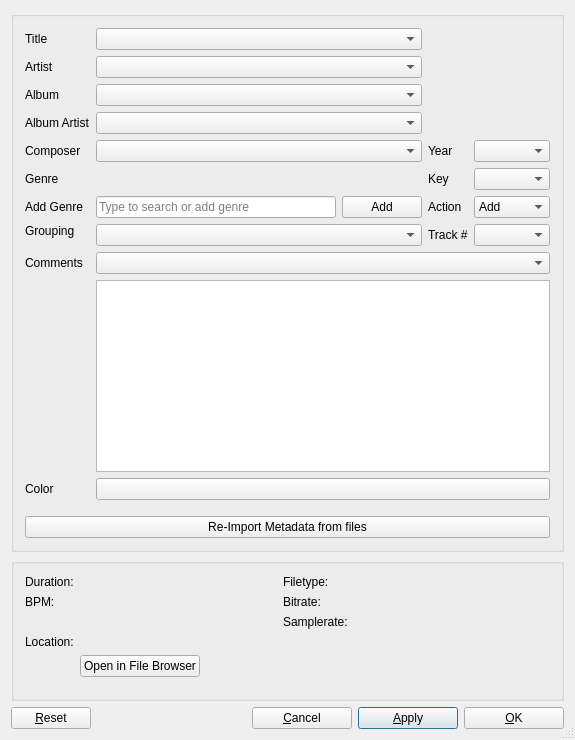
<?xml version="1.0" encoding="UTF-8"?>
<ui version="4.0">
 <class>DlgTrackInfoMulti</class>
 <widget class="QDialog" name="DlgTrackInfoMulti">
  <property name="geometry">
   <rect>
    <x>0</x>
    <y>0</y>
    <width>575</width>
    <height>642</height>
   </rect>
  </property>
  <property name="sizePolicy">
   <sizepolicy hsizetype="Preferred" vsizetype="Preferred">
    <horstretch>0</horstretch>
    <verstretch>0</verstretch>
   </sizepolicy>
  </property>
  <property name="windowTitle">
   <string>Track Editor</string>
  </property>
  <property name="toolTip">
   <string/>
  </property>
  <property name="sizeGripEnabled">
   <bool>true</bool>
  </property>
  <layout class="QVBoxLayout" name="main_layout">

   <item>
    <widget class="QGroupBox" name="tags_groupBox">
     <property name="sizePolicy">
      <sizepolicy hsizetype="Ignored" vsizetype="Preferred">
       <horstretch>0</horstretch>
       <verstretch>0</verstretch>
      </sizepolicy>
     </property>
     <layout class="QGridLayout" name="tags_layout" columnstretch="0,10,0,0">

      <item row="0" column="0">
       <widget class="QLabel" name="lblTitle">
        <property name="sizePolicy">
         <sizepolicy hsizetype="Preferred" vsizetype="Preferred">
          <horstretch>0</horstretch>
          <verstretch>0</verstretch>
         </sizepolicy>
        </property>
        <property name="font">
         <font>
          <italic>false</italic>
         </font>
        </property>
        <property name="text">
         <string>Title</string>
        </property>
        <property name="alignment">
         <set>Qt::AlignLeading|Qt::AlignLeft|Qt::AlignVCenter</set>
        </property>
       </widget>
      </item>
      <item row="0" column="1">
       <widget class="QComboBox" name="txtTitle">
        <property name="sizePolicy">
         <sizepolicy hsizetype="MinimumExpanding" vsizetype="Fixed">
          <horstretch>0</horstretch>
          <verstretch>0</verstretch>
         </sizepolicy>
        </property>
        <property name="minimumSize">
         <size>
          <width>0</width>
          <height>0</height>
         </size>
        </property>
       </widget>
      </item>

      <item row="0" column="2" rowspan="3" colspan="2">
       <widget class="QWidget" name="coverWidget" native="true">
        <property name="sizePolicy">
         <sizepolicy hsizetype="Preferred" vsizetype="Preferred">
          <horstretch>0</horstretch>
          <verstretch>0</verstretch>
         </sizepolicy>
        </property>
        <layout class="QHBoxLayout" name="coverLayout">
         <property name="spacing">
          <number>0</number>
         </property>
         <property name="sizeConstraint">
          <enum>QLayout::SetDefaultConstraint</enum>
         </property>
        </layout>
       </widget>
      </item>

      <item row="1" column="0">
       <widget class="QLabel" name="lblArtist">
        <property name="sizePolicy">
         <sizepolicy hsizetype="Preferred" vsizetype="Preferred">
          <horstretch>0</horstretch>
          <verstretch>0</verstretch>
         </sizepolicy>
        </property>
        <property name="text">
         <string>Artist</string>
        </property>
        <property name="alignment">
         <set>Qt::AlignLeading|Qt::AlignLeft|Qt::AlignVCenter</set>
        </property>
       </widget>
      </item>
      <item row="1" column="1">
       <widget class="QComboBox" name="txtArtist">
        <property name="sizePolicy">
         <sizepolicy hsizetype="MinimumExpanding" vsizetype="Fixed">
          <horstretch>0</horstretch>
          <verstretch>0</verstretch>
         </sizepolicy>
        </property>
        <property name="minimumSize">
         <size>
          <width>0</width>
          <height>0</height>
         </size>
        </property>
       </widget>
      </item>

      <item row="2" column="0">
       <widget class="QLabel" name="lblAlbum">
        <property name="sizePolicy">
         <sizepolicy hsizetype="Preferred" vsizetype="Preferred">
          <horstretch>0</horstretch>
          <verstretch>0</verstretch>
         </sizepolicy>
        </property>
        <property name="text">
         <string>Album</string>
        </property>
        <property name="alignment">
         <set>Qt::AlignLeading|Qt::AlignLeft|Qt::AlignVCenter</set>
        </property>
       </widget>
      </item>
      <item row="2" column="1">
       <widget class="QComboBox" name="txtAlbum">
        <property name="sizePolicy">
         <sizepolicy hsizetype="MinimumExpanding" vsizetype="Fixed">
          <horstretch>0</horstretch>
          <verstretch>0</verstretch>
         </sizepolicy>
        </property>
        <property name="minimumSize">
         <size>
          <width>0</width>
          <height>0</height>
         </size>
        </property>
       </widget>
      </item>

      <item row="3" column="0">
       <widget class="QLabel" name="lblAlbumArtist">
        <property name="sizePolicy">
         <sizepolicy hsizetype="Preferred" vsizetype="Preferred">
          <horstretch>0</horstretch>
          <verstretch>0</verstretch>
         </sizepolicy>
        </property>
        <property name="text">
         <string>Album Artist</string>
        </property>
        <property name="alignment">
         <set>Qt::AlignLeading|Qt::AlignLeft|Qt::AlignVCenter</set>
        </property>
       </widget>
      </item>
      <item row="3" column="1">
       <widget class="QComboBox" name="txtAlbumArtist">
        <property name="sizePolicy">
         <sizepolicy hsizetype="MinimumExpanding" vsizetype="Fixed">
          <horstretch>0</horstretch>
          <verstretch>0</verstretch>
         </sizepolicy>
        </property>
        <property name="minimumSize">
         <size>
          <width>0</width>
          <height>0</height>
         </size>
        </property>
       </widget>
      </item>

      <item row="3" column="2" colspan="2">
       <widget class="QWidget" name="starsWidget" native="true">
        <property name="sizePolicy">
         <sizepolicy hsizetype="Preferred" vsizetype="Preferred">
          <horstretch>0</horstretch>
          <verstretch>0</verstretch>
         </sizepolicy>
        </property>
        <layout class="QHBoxLayout" name="starsLayout">
         <property name="spacing">
          <number>0</number>
         </property>
         <property name="sizeConstraint">
          <enum>QLayout::SetDefaultConstraint</enum>
         </property>
        </layout>
       </widget>
      </item>

      <item row="4" column="0">
       <widget class="QLabel" name="lblComposer">
        <property name="text">
         <string>Composer</string>
        </property>
        <property name="alignment">
         <set>Qt::AlignLeading|Qt::AlignLeft|Qt::AlignVCenter</set>
        </property>
       </widget>
      </item>
      <item row="4" column="1">
       <widget class="QComboBox" name="txtComposer">
        <property name="sizePolicy">
         <sizepolicy hsizetype="MinimumExpanding" vsizetype="Fixed">
          <horstretch>0</horstretch>
          <verstretch>0</verstretch>
         </sizepolicy>
        </property>
        <property name="minimumSize">
         <size>
          <width>0</width>
          <height>0</height>
         </size>
        </property>
       </widget>
      </item>

      <item row="4" column="2">
       <widget class="QLabel" name="lblYear">
        <property name="text">
         <string>Year</string>
        </property>
        <property name="alignment">
         <set>Qt::AlignLeading|Qt::AlignLeft|Qt::AlignVCenter</set>
        </property>
       </widget>
      </item>
      <item row="4" column="3">
       <widget class="QComboBox" name="txtYear">
        <property name="sizePolicy">
         <sizepolicy hsizetype="Expanding" vsizetype="Fixed">
          <horstretch>0</horstretch>
          <verstretch>0</verstretch>
         </sizepolicy>
        </property>
       </widget>
      </item>

      <item row="5" column="0">
       <widget class="QLabel" name="lblGenre">
        <property name="text">
         <string>Genre</string>
        </property>
        <property name="alignment">
         <set>Qt::AlignLeading|Qt::AlignLeft|Qt::AlignVCenter</set>
        </property>
       </widget>
      </item>
      <item row="5" column="1">
       <!--<widget class="QComboBox" name="txtGenre">-->
        <widget class="QWidget" name="txtGenre">
        <property name="sizePolicy">
         <sizepolicy hsizetype="MinimumExpanding" vsizetype="Fixed">
          <horstretch>0</horstretch>
          <verstretch>0</verstretch>
         </sizepolicy>
        </property>
        <property name="minimumSize">
         <size>
          <width>0</width>
          <height>0</height>
         </size>
        </property>
       </widget>
      </item>

      <item row="5" column="2">
       <widget class="QLabel" name="lblKey">
        <property name="text">
         <string>Key</string>
        </property>
        <property name="alignment">
         <set>Qt::AlignLeading|Qt::AlignLeft|Qt::AlignVCenter</set>
        </property>
       </widget>
      </item>
      <item row="5" column="3">
       <widget class="QComboBox" name="txtKey">
        <property name="sizePolicy">
         <sizepolicy hsizetype="Expanding" vsizetype="Fixed">
          <horstretch>0</horstretch>
          <verstretch>0</verstretch>
         </sizepolicy>
        </property>
        <property name="minimumSize">
         <size>
          <width>0</width>
          <height>0</height>
         </size>
        </property>
       </widget>
      </item>

       <item row="6" column="0">
         <widget class="QLabel" name="labelGenreSelector">
           <property name="text">
             <string>Add Genre</string>
           </property>
         </widget>
       </item>
       <item row="6" column="1">
         <layout class="QHBoxLayout" name="genreSelectorLayout">
           <item>
             <widget class="QLineEdit" name="genreSelectorEdit">
               <property name="placeholderText">
                 <string>Type to search or add genre</string>
               </property>
             </widget>
           </item>
           <item>
             <widget class="QPushButton" name="genreAddButton">
               <property name="text">
                 <string>Add</string>
               </property>
             </widget>
           </item>
         </layout>
       </item>

       <item row="6" column="2">
         <widget class="QLabel" name="lblGenreAction">
           <property name="text">
             <string>Action</string>
           </property>
           <property name="alignment">
             <set>Qt::AlignLeading|Qt::AlignLeft|Qt::AlignVCenter</set>
           </property>
         </widget>
       </item>
       <item row="6" column="3">
         <widget class="QComboBox" name="genreActionModeBox">
           <property name="toolTip">
             <string>Choose whether to add the selected genre(s) to the genre of all selected tracks or to replace the genre(s) of all selected tracks with the current selection. </string>
           </property>
           <property name="sizePolicy">
             <sizepolicy hsizetype="Expanding" vsizetype="Fixed">
               <horstretch>0</horstretch>
               <verstretch>0</verstretch>
             </sizepolicy>
           </property>
           <property name="minimumSize">
             <size>
               <width>0</width>
               <height>0</height>
             </size>
           </property>
           <item>
             <property name="text">
               <string>Add</string>
             </property>
           </item>
           <item>
             <property name="text">
               <string>Replace</string>
             </property>
           </item>
         </widget>
       </item>


       <item row="7" column="0">
       <widget class="QLabel" name="lblGrouping">
        <property name="text">
         <string>Grouping</string>
        </property>
        <property name="alignment">
         <set>Qt::AlignLeading|Qt::AlignLeft|Qt::AlignTop</set>
        </property>
       </widget>
      </item>
      <item row="7" column="1">
       <widget class="QComboBox" name="txtGrouping">
        <property name="sizePolicy">
         <sizepolicy hsizetype="MinimumExpanding" vsizetype="Fixed">
          <horstretch>0</horstretch>
          <verstretch>0</verstretch>
         </sizepolicy>
        </property>
        <property name="minimumSize">
         <size>
          <width>0</width>
          <height>0</height>
         </size>
        </property>
       </widget>
      </item>

      <item row="7" column="2">
       <widget class="QLabel" name="lblTrackNumber">
        <property name="text">
         <string>Track #</string>
        </property>
        <property name="alignment">
         <set>Qt::AlignLeading|Qt::AlignLeft|Qt::AlignVCenter</set>
        </property>
       </widget>
      </item>
      <item row="7" column="3">
       <widget class="QComboBox" name="txtTrackNumber">
        <property name="sizePolicy">
         <sizepolicy hsizetype="Expanding" vsizetype="Fixed">
          <horstretch>0</horstretch>
          <verstretch>0</verstretch>
         </sizepolicy>
        </property>
        <property name="minimumSize">
         <size>
          <width>0</width>
          <height>0</height>
         </size>
        </property>
       </widget>
      </item>

      <item row="8" column="0">
       <widget class="QLabel" name="lblTrackComment">
        <property name="text">
         <string>Comments</string>
        </property>
        <property name="alignment">
         <set>Qt::AlignLeading|Qt::AlignLeft|Qt::AlignVCenter</set>
        </property>
       </widget>
      </item>
      <item row="8" column="1" colspan="3">
       <widget class="QComboBox" name="txtCommentBox">
        <property name="sizePolicy">
         <sizepolicy hsizetype="MinimumExpanding" vsizetype="Fixed">
          <horstretch>0</horstretch>
          <verstretch>0</verstretch>
         </sizepolicy>
        </property>
        <property name="minimumSize">
         <size>
          <width>0</width>
          <height>0</height>
         </size>
        </property>
       </widget>
      </item>
      <item row="9" column="1" colspan="3">
       <widget class="QPlainTextEdit" name="txtComment">
        <property name="sizePolicy">
         <sizepolicy hsizetype="MinimumExpanding" vsizetype="Fixed">
          <horstretch>0</horstretch>
          <verstretch>0</verstretch>
         </sizepolicy>
        </property>
        <property name="tabChangesFocus">
         <bool>true</bool>
        </property>
       </widget>
      </item>
       <item row="10" column="0">
       <widget class="QLabel" name="lblTrackColor">
        <property name="text">
         <string>Color</string>
        </property>
        <property name="alignment">
         <set>Qt::AlignLeading|Qt::AlignLeft|Qt::AlignVCenter</set>
        </property>
       </widget>
      </item>
      <item row="10" column="1" colspan="3">
       <widget class="QPushButton" name="btnColorPicker">
        <property name="sizePolicy">
         <sizepolicy hsizetype="MinimumExpanding" vsizetype="MinimumExpanding">
          <horstretch>0</horstretch>
          <verstretch>0</verstretch>
         </sizepolicy>
        </property>
       </widget>
      </item>

      <item row="11" column="0">
       <spacer name="spacerColorPicker">
        <property name="orientation">
         <enum>Qt::Horizontal</enum>
        </property>
        <property name="sizeHint" stdset="0">
         <size>
          <width>40</width>
          <height>10</height>
         </size>
        </property>
       </spacer>
      </item>

      <item row="12" column="0" colspan="4">
       <widget class="QPushButton" name="btnImportMetadataFromFile">
        <property name="text">
         <string>Re-Import Metadata from files</string>
        </property>
       </widget>
      </item>
     </layout>
    </widget>
   </item>

   <item>
    <widget class="QGroupBox" name="properties_groupBox">
     <property name="sizePolicy">
      <sizepolicy hsizetype="Preferred" vsizetype="Minimum">
       <horstretch>0</horstretch>
       <verstretch>0</verstretch>
      </sizepolicy>
     </property>
     <layout class="QGridLayout" name="properties_layout" rowstretch="0,0,0,0,0,0" columnstretch="0,1,0,1">

      <item row="0" column="0">
       <widget class="QLabel" name="lblDuration">
        <property name="text">
         <string>Duration:</string>
        </property>
       </widget>
      </item>
      <item row="0" column="1">
       <widget class="QLabel" name="txtDuration">
        <property name="font">
         <font>
          <weight>75</weight>
          <bold>true</bold>
         </font>
        </property>
        <property name="text">
         <string/>
        </property>
        <property name="textInteractionFlags">
         <set>Qt::LinksAccessibleByMouse|Qt::TextSelectableByKeyboard|Qt::TextSelectableByMouse</set>
        </property>
       </widget>
      </item>

      <item row="0" column="2">
       <widget class="QLabel" name="lblType">
        <property name="text">
         <string>Filetype:</string>
        </property>
       </widget>
      </item>
      <item row="0" column="3">
       <widget class="QLabel" name="txtType">
        <property name="font">
         <font>
          <weight>75</weight>
          <bold>true</bold>
         </font>
        </property>
        <property name="text">
         <string/>
        </property>
        <property name="textInteractionFlags">
         <set>Qt::LinksAccessibleByMouse|Qt::TextSelectableByKeyboard|Qt::TextSelectableByMouse</set>
        </property>
       </widget>
      </item>

      <item row="1" column="0">
       <widget class="QLabel" name="lblBpm">
        <property name="text">
         <string>BPM:</string>
        </property>
       </widget>
      </item>
      <item row="1" column="1">
       <widget class="QLabel" name="txtBpm">
        <property name="font">
         <font>
          <weight>75</weight>
          <bold>true</bold>
         </font>
        </property>
        <property name="text">
         <string/>
        </property>
        <property name="textInteractionFlags">
         <set>Qt::LinksAccessibleByMouse|Qt::TextSelectableByKeyboard|Qt::TextSelectableByMouse</set>
        </property>
       </widget>
      </item>

      <item row="1" column="2">
       <widget class="QLabel" name="lblBitrate">
        <property name="text">
         <string>Bitrate:</string>
        </property>
       </widget>
      </item>
      <item row="1" column="3">
       <widget class="QLabel" name="txtBitrate">
        <property name="font">
         <font>
          <weight>75</weight>
          <bold>true</bold>
         </font>
        </property>
        <property name="text">
         <string/>
        </property>
        <property name="textInteractionFlags">
         <set>Qt::LinksAccessibleByMouse|Qt::TextSelectableByKeyboard|Qt::TextSelectableByMouse</set>
        </property>
       </widget>
      </item>

      <item row="2" column="2">
       <widget class="QLabel" name="lblSamplerate">
        <property name="text">
         <string>Samplerate:</string>
        </property>
       </widget>
      </item>
      <item row="2" column="3">
       <widget class="QLabel" name="txtSamplerate">
        <property name="font">
         <font>
          <weight>75</weight>
          <bold>true</bold>
         </font>
        </property>
        <property name="text">
         <string/>
        </property>
       </widget>
      </item>

      <item row="3" column="0">
       <widget class="QLabel" name="lblLocation">
        <property name="text">
         <string>Location:</string>
        </property>
        <property name="alignment">
         <set>Qt::AlignLeading|Qt::AlignLeft|Qt::AlignTop</set>
        </property>
       </widget>
      </item>
      <item row="3" column="1" colspan="3">
       <widget class="QLabel" name="txtLocation">
        <property name="text">
         <string/>
        </property>
        <property name="wordWrap">
         <bool>true</bool>
        </property>
        <property name="textInteractionFlags">
         <set>Qt::LinksAccessibleByMouse|Qt::TextSelectableByKeyboard|Qt::TextSelectableByMouse</set>
        </property>
       </widget>
      </item>

      <item row="4" column="1" colspan="3">
       <layout class="QHBoxLayout" name="file_browser_btn_layout">
        <item>
         <widget class="QPushButton" name="btnOpenFileBrowser">
          <property name="text">
           <string>Open in File Browser</string>
          </property>
         </widget>
        </item>
        <item>
         <spacer name="file_browser_spacer">
          <property name="orientation">
           <enum>Qt::Horizontal</enum>
          </property>
          <property name="sizeHint" stdset="0">
           <size>
            <width>40</width>
            <height>10</height>
           </size>
          </property>
         </spacer>
        </item>
       </layout>
      </item>

      <item row="5" column="1" colspan="3">
       <spacer name="properties_bottom_spacer">
        <property name="orientation">
         <enum>Qt::Horizontal</enum>
        </property>
        <property name="sizeHint" stdset="0">
         <size>
          <width>40</width>
          <height>10</height>
         </size>
        </property>
       </spacer>
      </item>
     </layout>
    </widget>
   </item>

   <item>
    <layout class="QHBoxLayout" name="buttonLayout">
     <item>
      <widget class="QPushButton" name="btnReset">
       <property name="toolTip">
        <string extracomment="&quot;Reset&quot; button">Discard changes and reload saved values.</string>
       </property>
       <property name="text">
        <string>&amp;Reset</string>
       </property>
      </widget>
     </item>
     <item>
      <spacer name="reset_button_spacer">
       <property name="orientation">
        <enum>Qt::Horizontal</enum>
       </property>
       <property name="sizeHint" stdset="0">
        <size>
         <width>40</width>
         <height>20</height>
        </size>
       </property>
      </spacer>
     </item>
     <item>
      <widget class="QPushButton" name="btnCancel">
       <property name="minimumSize">
        <size>
         <width>100</width>
         <height>0</height>
        </size>
       </property>
       <property name="toolTip">
        <string extracomment="&quot;Cancel&quot; button">Discard changes and close the window.</string>
       </property>
       <property name="text">
        <string>&amp;Cancel</string>
       </property>
       <property name="default">
        <bool>false</bool>
       </property>
      </widget>
     </item>
     <item>
      <widget class="QPushButton" name="btnApply">
       <property name="minimumSize">
        <size>
         <width>100</width>
         <height>0</height>
        </size>
       </property>
       <property name="toolTip">
        <string extracomment="&quot;Apply&quot; button">Save changes and keep the window open.</string>
       </property>
       <property name="text">
        <string>&amp;Apply</string>
       </property>
       <property name="default">
        <bool>true</bool>
       </property>
      </widget>
     </item>
     <item>
      <widget class="QPushButton" name="btnOK">
       <property name="minimumSize">
        <size>
         <width>100</width>
         <height>0</height>
        </size>
       </property>
       <property name="toolTip">
        <string extracomment="&quot;OK&quot; button">Save changes and close the window.</string>
       </property>
       <property name="text">
        <string>&amp;OK</string>
       </property>
       <property name="default">
        <bool>false</bool>
       </property>
      </widget>
     </item>
    </layout>
   </item>

  </layout>
 </widget>
 <layoutdefault spacing="6" margin="11"/>
 <tabstops>
  <tabstop>txtTitle</tabstop>
  <tabstop>txtArtist</tabstop>
  <tabstop>txtAlbum</tabstop>
  <tabstop>txtAlbumArtist</tabstop>
  <tabstop>txtComposer</tabstop>
  <tabstop>txtGenre</tabstop>
  <tabstop>txtGrouping</tabstop>
  <tabstop>txtCommentBox</tabstop>
  <tabstop>txtComment</tabstop>
  <tabstop>txtYear</tabstop>
  <tabstop>txtKey</tabstop>
  <tabstop>txtTrackNumber</tabstop>
  <tabstop>btnColorPicker</tabstop>
  <tabstop>btnImportMetadataFromFile</tabstop>
  <tabstop>btnCancel</tabstop>
  <tabstop>btnApply</tabstop>
  <tabstop>btnOK</tabstop>
 </tabstops>
 <resources/>
 <connections/>
</ui>
